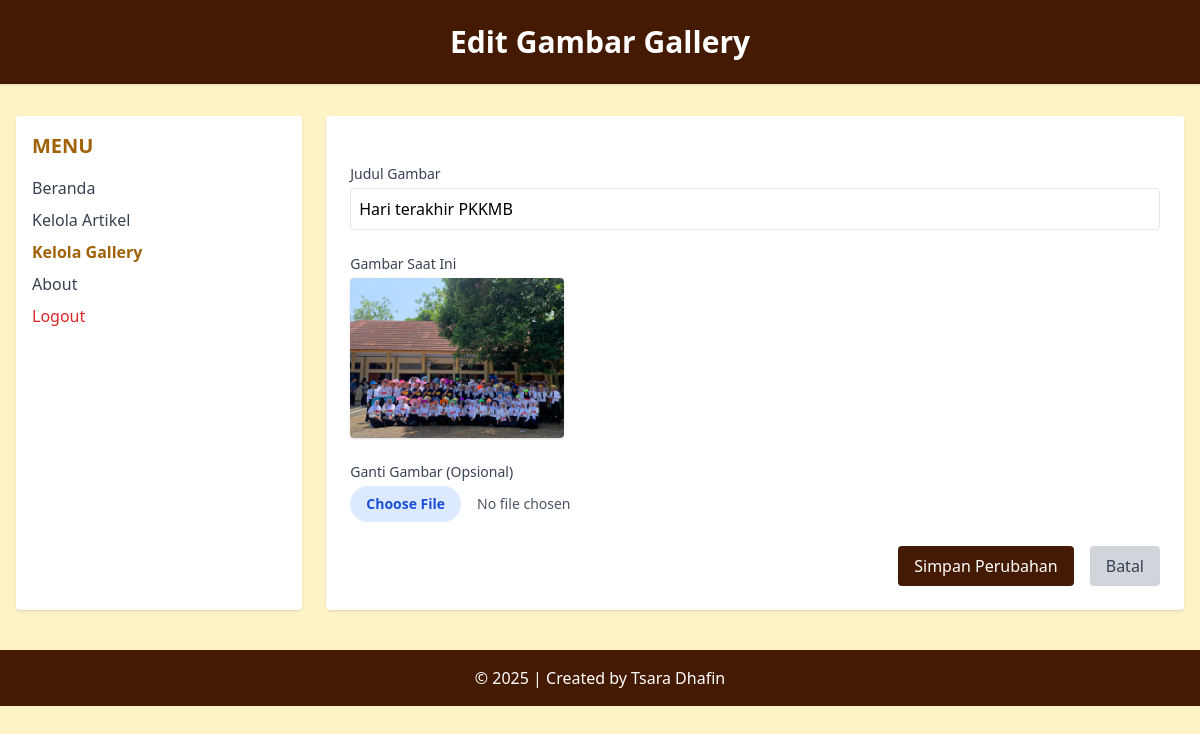
/admin/edit_gallery.php?id_gallery=9 (signed in), run on the app's committed database.
### tables this page shows
CREATE TABLE `tbl_gallery` (
  `id_gallery` int(5) NOT NULL,
  `judul` text NOT NULL,
  `foto` text NOT NULL
);

### admin/edit_gallery.php (the view, shortened to what this page needs)
<?php
include('../koneksi.php');
$id = $_GET['id_gallery'];
$sql = "SELECT * FROM tbl_gallery WHERE id_gallery = '$id'";
$query = mysqli_query($db, $sql);
$data = mysqli_fetch_array($query);
?>
<!DOCTYPE html>
<html lang="en">
<head>
  <script src="https://cdn.tailwindcss.com"></script>
</head>
<body class="bg-amber-100 min-h-screen">
  <header class="bg-amber-950 text-white text-center py-6 shadow">
    <h1 class="text-3xl font-bold">Edit Gambar Gallery</h1>
  </header>
  <div class="flex max-w-7xl mx-auto mt-8 px-4">
    <aside class="w-1/4 bg-white rounded shadow p-4">
      <h2 class="text-xl font-semibold text-yellow-700 mb-4 text
center">MENU</h2>
      <ul class="space-y-2 text-gray-700">
        <li><a href="beranda_admin.php" class="block hover:text-yellow-700">Beranda</a></li>
        <li><a href="data_artikel.php" class="block hover:text-yellow-700">Kelola Artikel</a></li>
        <li><a href="data_gallery.php" class="block font-semibold text-yellow-700">Kelola Gallery</a></li>
        <li><a href="about.php" class="block hover:text-yellow-700">About</a></li>
        <li>
          <a href="logout.php" onclick="return confirm('Apakah anda yakin ingin keluar?');"
             class="block text-red-600 hover:underline font
medium">Logout</a>
        </li>
      </ul>
    </aside>
    <main class="w-3/4 bg-white rounded shadow p-6 ml-6">
      <form action="proses_edit_gallery.php" method="post"
enctype="multipart/form-data" class="space-y-6">
        <div>
          <label for="judul" class="block text-sm font-medium text-gray-700
mb-1">Judul Gambar</label>
          <input type="text" id="judul" name="judul" required
            value="<?php echo htmlspecialchars($data['judul']); ?>"
            class="w-full p-2 border rounded focus:outline-none focus:ring
focus:border-blue-500">
        </div>
         <div>
          <label class="block text-sm font-medium text-gray-700 mb-1">Gambar
Saat Ini</label>
          <img src="../images/<?php echo $data['foto']; ?>" class="h-40
rounded shadow mb-3" alt="Foto Lama">
        </div>
        <div>
          <label for="foto" class="block text-sm font-medium text-gray-700
mb-1">Ganti Gambar (Opsional)</label>
          <input type="file" id="foto" name="foto" accept="image/*"
            class="block w-full text-sm text-gray-600 file:mr-4 file:py-2
file:px-4 file:rounded-full file:border-0 file:text-sm file:font-semibold
file:bg-blue-100 file:text-blue-700 hover:file:bg-blue-200">
        </div>
        <div class="flex justify-end space-x-4">
          <button type="submit"
            class="bg-amber-950 text-white px-4 py-2 rounded hover:bg-yellow-700 transition">Simpan Perubahan</button>
          <a href="data_gallery.php"
            class="bg-gray-300 text-gray-700 px-4 py-2 rounded hover:bg
gray-400 transition">Batal</a>
        </div>
      </form>
    </main>
  </div>
  <footer class="bg-amber-950 text-white text-center py-4 mt-10">
    &copy; <?php echo date('Y'); ?> | Created by Tsara Dhafin
  </footer>
</body>
</html>

### data on the page
tbl_gallery: judul "Hari terakhir PKKMB", foto (picture)
